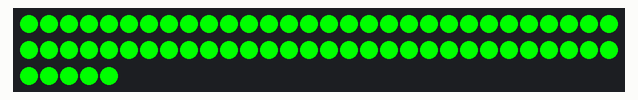
This sketch was run on a simulated ATtiny85, built with avr-gcc and run on an emulated ATtiny85. On the bench: 65 RGB LEDs in strip order, left to right, continuing on the next row. What the sketch prints to the serial monitor is not drawn.

Above: at 0.16 s.
At 17.48 s:
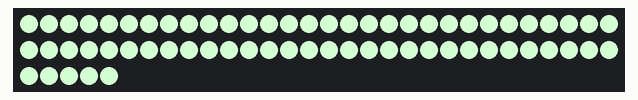
At 34.2 s:
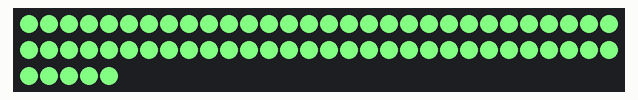

The sketch:

dotStarColorFade.ino
```cpp
//Laura July 2018
//back-up for color changing board for ArtBoats
//This just fades the stand continuously in case the remote controlling plan doesn't work
// Based on standtest: Simple strand test for Adafruit Dot Star RGB LED strip.

#include <Adafruit_DotStar.h>
#include <SPI.h>

// Number of LEDs in strip
#define NUMPIXELS 65
int numLEDs = 65;

// What pins are the LEDs connected to?
#define DATAPIN    13
#define CLOCKPIN   11

//this controls how long the fade will take (higher is longer, max is about 255)
int fadeLength = 255;

//This is where we decide what color the fade will start at and what color it will go it
//Change the numbers to get different colors, see the bottom of this paragraph for different versions
//Some LED strands are wired slightly differently, so we'll have to test to see what colors we get
//the color we're starting at:
int startRed = 255;
int startGreen = 0;
int startBlue = 0;
//the color we want to go to:
int endRed = 255;
int endGreen = 255;
int endBlue = 255;
//We want five different versions; work along the sides of the RGB space
//green to yellow; 0, 0 ,255 to 0, 255, 255
//: 0, 255, 0; 255, 255, 0
//blue to pink by adding red: 0, 0, 255; 255, 0, 255
//255, 0, 0 ;; 255, 255, 0
// : 255. 255. 0 :: 255, 0, 255
//

int redDiff;
int greenDiff;
int blueDiff;
int nowRed;
int nowBlue;
int nowGreen;

int      head  = 0, tail = -15; // Index of first 'on' and 'off' pixels
uint32_t color = 0xFF0000;      // 'On' color (starts red)

Adafruit_DotStar strip = Adafruit_DotStar(

 NUMPIXELS, DATAPIN, CLOCKPIN, DOTSTAR_BRG);
// The last parameter is optional -- this is the color data order of the
// DotStar strip, which has changed over time in different production runs.
// Your code just uses R,G,B colors, the library then reassigns as needed.
// Default is DOTSTAR_BRG, so change this if you have an earlier strip.

// Hardware SPI is a little faster, but must be wired to specific pins
// (Arduino Uno = pin 11 for data, 13 for clock, other boards are different).
//Adafruit_DotStar strip = Adafruit_DotStar(NUMPIXELS, DOTSTAR_BRG);

////////////////////////////////////////////////////////////////////////////////
//This is what the code will run once so that the LEDs and the rest of the hardware is ready to go

void setup() {

#if defined(__AVR_ATtiny85__) && (F_CPU == 16000000L)
  clock_prescale_set(clock_div_1); // Enable 16 MHz on Trinket
#endif

  strip.begin(); // Initialize pins for output
  strip.show();  // Turn all LEDs off ASAP
}

/////////////////////////////////////////////////////////////////////////////////
//This is what the code will run over and over again

void loop() {
  stripFadeIn();
  stripFadeOut();
}

///////////////////////////////////////////////////////
//These are functions that we're using inside the "loop" part of the code
void stripFadeIn(){
    redDiff = endRed - startRed;
    greenDiff = endGreen - startGreen;
    blueDiff = endBlue - startBlue;

    //Fade in one direction
    for (int i=0; i<fadeLength; i++){
    nowRed = startRed + floor(i*redDiff/fadeLength);
    nowBlue = startBlue + floor(i*blueDiff/fadeLength);
    nowGreen = startGreen + floor(i*greenDiff/fadeLength);

      for (int k = 0; k<numLEDs; k++){
        strip.setPixelColor(k, strip.Color(nowGreen, nowRed, nowBlue));
       }
      strip.show();
      delay(7);
      Serial.print(nowBlue);
      Serial.print("; ");
      Serial.print(nowGreen);
      Serial.print("; ");
      Serial.println(nowRed);

    }
//    fadeCount=0;

}
////////////////////////////////////////////////
void stripFadeOut(){
    redDiff = startRed-endRed;
    greenDiff = startGreen-endGreen;
    blueDiff = startBlue-endBlue;

    //Fade back in the other direction
    for (int i=0; i<fadeLength; i++){
    nowRed = endRed + floor(i*redDiff/fadeLength);
    nowBlue = endBlue + floor(i*blueDiff/fadeLength);
    nowGreen = endGreen + floor(i*greenDiff/fadeLength);

      for (int k = 0; k<numLEDs; k++){
        strip.setPixelColor(k, strip.Color(nowGreen, nowRed, nowBlue));
       }
      strip.show();
      delay(7);
      Serial.print(nowBlue);
      Serial.print("; ");
      Serial.print(nowGreen);
      Serial.print("; ");
      Serial.println(nowRed);
    }
}
```
